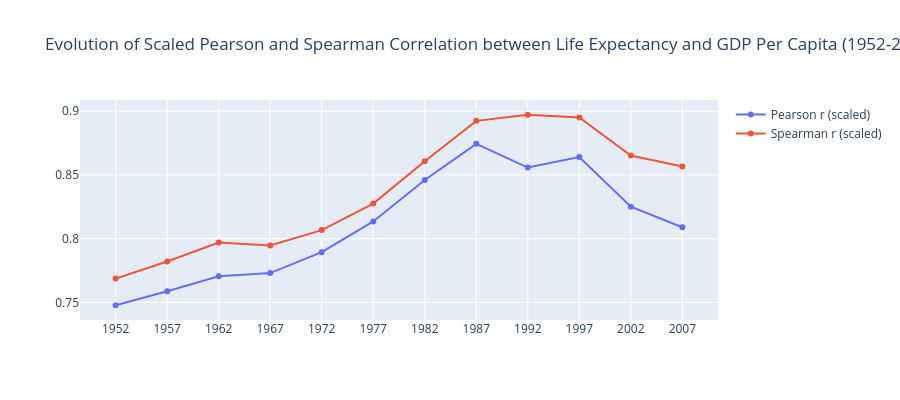

Notebook cell for this chart:
### Markdown cell above
> `update_traces`: trace-level properties like hovertemplate, mode, line, etc. <br>
> `update_layout`: is only for figure-level settings like title, height, font, legend, etc.

### Code cell
pearson_rs_scaled = []
spearman_rs_scaled = []

for year in all_years:
    data = gapminder[gapminder['year'] == year]
    
    pearson_r = np.log10(data['gdpPercap']).corr(data['lifeExp'])
    pearson_rs_scaled.append(pearson_r)

    spearman_r, _ = stats.spearmanr(np.log10(data['gdpPercap']), data['lifeExp'])
    spearman_rs_scaled.append(spearman_r)

# go.Scatter works better for line Series, for some reason

fig = go.Figure() # init an empty Figure first

fig.add_trace(go.Scatter(x=all_years, y=pearson_rs_scaled, name="Pearson r (scaled)"))
fig.add_trace(go.Scatter(x=all_years, y=spearman_rs_scaled, name="Spearman r (scaled)"))

fig.update_xaxes(tickvals=all_years)
fig.update_traces(hovertemplate="%{y:.2f}") # % acts as like the f-string; it shows the value instead of the LITRERAL {y:.2f}
fig.update_layout(height=400, title='Evolution of Scaled Pearson and Spearman Correlation between Life Expectancy and GDP Per Capita (1952-2007)')
fig.show()

### Figure 1 — Plotly figure (JSON) as saved in the notebook; plotly's stock layout.template omitted (floating-point values rounded to 4 significant figures)
{"data": [{"hovertemplate": "%{y:.2f}", "name": "Pearson r (scaled)", "type": "scatter", "x": [1952, 1957, 1962, 1967, 1972, 1977, 1982, 1987, 1992, 1997, 2002, 2007], "y": [0.7478, 0.7588, 0.7705, 0.773, 0.7894, 0.8135, 0.8461, 0.8744, 0.8558, 0.864, 0.8251, 0.809]}, {"hovertemplate": "%{y:.2f}", "name": "Spearman r (scaled)", "type": "scatter", "x": [1952, 1957, 1962, 1967, 1972, 1977, 1982, 1987, 1992, 1997, 2002, 2007], "y": [0.7687, 0.7821, 0.797, 0.7946, 0.8067, 0.8275, 0.8608, 0.8925, 0.8972, 0.8951, 0.8653, 0.8566]}], "layout": {"height": 400, "title": {"text": "Evolution of Scaled Pearson and Spearman Correlation between Life Expectancy and GDP Per Capita (1952-2007)"}, "xaxis": {"tickvals": [1952, 1957, 1962, 1967, 1972, 1977, 1982, 1987, 1992, 1997, 2002, 2007]}}}
